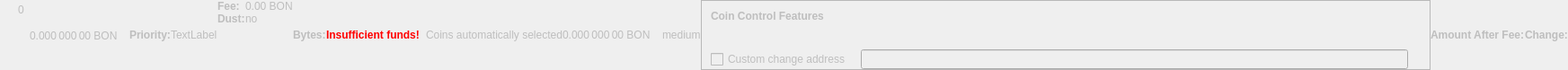
    <widget class="QWidget" name="dummyHideWidget" native="true">
     <property name="enabled">
      <bool>false</bool>
     </property>
     <property name="maximumSize">
      <size>
       <width>100</width>
       <height>22</height>
      </size>
     </property>
     <layout class="QHBoxLayout" name="dummyHideLayout">
      <property name="spacing">
       <number>0</number>
      </property>
      <property name="leftMargin">
       <number>0</number>
      </property>
      <property name="topMargin">
       <number>0</number>
      </property>
      <property name="rightMargin">
       <number>0</number>
      </property>
      <property name="bottomMargin">
       <number>0</number>
      </property>
      <item>
       <layout class="QFormLayout" name="formLayoutCoinControl1">
        <property name="horizontalSpacing">
         <number>10</number>
        </property>
        <property name="verticalSpacing">
         <number>14</number>
        </property>
        <property name="leftMargin">
         <number>10</number>
        </property>
        <property name="topMargin">
         <number>4</number>
        </property>
        <property name="rightMargin">
         <number>6</number>
        </property>
        <item row="0" column="1">
         <widget class="QLabel" name="labelCoinControlBytes">
          <property name="cursor">
           <cursorShape>IBeamCursor</cursorShape>
          </property>
          <property name="contextMenuPolicy">
           <enum>Qt::ActionsContextMenu</enum>
          </property>
          <property name="text">
           <string notr="true">0</string>
          </property>
          <property name="textInteractionFlags">
           <set>Qt::LinksAccessibleByMouse|Qt::TextSelectableByKeyboard|Qt::TextSelectableByMouse</set>
          </property>
         </widget>
        </item>
       </layout>
      </item>
      <item>
       <widget class="QLabel" name="labelCoinControlAfterFee">
        <property name="enabled">
         <bool>false</bool>
        </property>
        <property name="sizePolicy">
         <sizepolicy hsizetype="Fixed" vsizetype="Fixed">
          <horstretch>0</horstretch>
          <verstretch>0</verstretch>
         </sizepolicy>
        </property>
        <property name="minimumSize">
         <size>
          <width>111</width>
          <height>12</height>
         </size>
        </property>
        <property name="maximumSize">
         <size>
          <width>111</width>
          <height>12</height>
         </size>
        </property>
        <property name="cursor">
         <cursorShape>IBeamCursor</cursorShape>
        </property>
        <property name="contextMenuPolicy">
         <enum>Qt::ActionsContextMenu</enum>
        </property>
        <property name="text">
         <string notr="true">0.000 000 00 BON</string>
        </property>
        <property name="textInteractionFlags">
         <set>Qt::LinksAccessibleByMouse|Qt::TextSelectableByKeyboard|Qt::TextSelectableByMouse</set>
        </property>
       </widget>
      </item>
      <item>
       <widget class="QLabel" name="labelCoinControlPriorityText">
        <property name="enabled">
         <bool>false</bool>
        </property>
        <property name="font">
         <font>
          <weight>75</weight>
          <bold>true</bold>
         </font>
        </property>
        <property name="text">
         <string>Priority:</string>
        </property>
       </widget>
      </item>
      <item>
       <layout class="QHBoxLayout" name="horizontalLayout">
        <item>
         <widget class="QLabel" name="WarningLabel">
          <property name="text">
           <string>TextLabel</string>
          </property>
         </widget>
        </item>
       </layout>
      </item>
      <item>
       <layout class="QFormLayout" name="formLayoutCoinControl3">
        <property name="horizontalSpacing">
         <number>0</number>
        </property>
        <property name="verticalSpacing">
         <number>0</number>
        </property>
        <property name="leftMargin">
         <number>0</number>
        </property>
        <property name="topMargin">
         <number>0</number>
        </property>
        <property name="rightMargin">
         <number>0</number>
        </property>
        <item row="0" column="0">
         <widget class="QLabel" name="labelCoinControlFeeText">
          <property name="enabled">
           <bool>false</bool>
          </property>
          <property name="font">
           <font>
            <weight>75</weight>
            <bold>true</bold>
           </font>
          </property>
          <property name="text">
           <string>Fee:</string>
          </property>
          <property name="margin">
           <number>0</number>
          </property>
         </widget>
        </item>
        <item row="0" column="1">
         <widget class="QLabel" name="labelCoinControlFee">
          <property name="enabled">
           <bool>false</bool>
          </property>
          <property name="cursor">
           <cursorShape>IBeamCursor</cursorShape>
          </property>
          <property name="contextMenuPolicy">
           <enum>Qt::ActionsContextMenu</enum>
          </property>
          <property name="text">
           <string notr="true">0.00 BON</string>
          </property>
          <property name="textInteractionFlags">
           <set>Qt::LinksAccessibleByMouse|Qt::TextSelectableByKeyboard|Qt::TextSelectableByMouse</set>
          </property>
         </widget>
        </item>
        <item row="1" column="0">
         <widget class="QLabel" name="labelCoinControlLowOutputText">
          <property name="enabled">
           <bool>false</bool>
          </property>
          <property name="font">
           <font>
            <weight>75</weight>
            <bold>true</bold>
           </font>
          </property>
          <property name="text">
           <string>Dust:</string>
          </property>
         </widget>
        </item>
        <item row="1" column="1">
         <widget class="QLabel" name="labelCoinControlLowOutput">
          <property name="enabled">
           <bool>false</bool>
          </property>
          <property name="cursor">
           <cursorShape>IBeamCursor</cursorShape>
          </property>
          <property name="contextMenuPolicy">
           <enum>Qt::ActionsContextMenu</enum>
          </property>
          <property name="text">
           <string>no</string>
          </property>
          <property name="textInteractionFlags">
           <set>Qt::LinksAccessibleByMouse|Qt::TextSelectableByKeyboard|Qt::TextSelectableByMouse</set>
          </property>
         </widget>
        </item>
       </layout>
      </item>
      <item>
       <widget class="QLabel" name="labelCoinControlBytesText">
        <property name="enabled">
         <bool>false</bool>
        </property>
        <property name="font">
         <font>
          <weight>75</weight>
          <bold>true</bold>
         </font>
        </property>
        <property name="text">
         <string>Bytes:</string>
        </property>
       </widget>
      </item>
      <item>
       <layout class="QFormLayout" name="formLayoutCoinControl2">
        <property name="horizontalSpacing">
         <number>0</number>
        </property>
        <property name="verticalSpacing">
         <number>0</number>
        </property>
        <property name="leftMargin">
         <number>0</number>
        </property>
        <property name="topMargin">
         <number>0</number>
        </property>
        <property name="rightMargin">
         <number>0</number>
        </property>
       </layout>
      </item>
      <item>
       <layout class="QHBoxLayout" name="horizontalLayoutCoinControl2">
        <property name="spacing">
         <number>0</number>
        </property>
        <property name="bottomMargin">
         <number>0</number>
        </property>
       </layout>
      </item>
      <item>
       <widget class="QLabel" name="labelCoinControlInsuffFunds">
        <property name="enabled">
         <bool>false</bool>
        </property>
        <property name="minimumSize">
         <size>
          <width>0</width>
          <height>0</height>
         </size>
        </property>
        <property name="font">
         <font>
          <weight>75</weight>
          <bold>true</bold>
         </font>
        </property>
        <property name="styleSheet">
         <string notr="true">color:red;font-weight:bold;</string>
        </property>
        <property name="text">
         <string>Insufficient funds!</string>
        </property>
        <property name="margin">
         <number>5</number>
        </property>
       </widget>
      </item>
      <item>
       <layout class="QFormLayout" name="formLayoutCoinControl4">
        <property name="horizontalSpacing">
         <number>0</number>
        </property>
        <property name="verticalSpacing">
         <number>0</number>
        </property>
        <property name="leftMargin">
         <number>0</number>
        </property>
        <property name="topMargin">
         <number>0</number>
        </property>
        <property name="rightMargin">
         <number>0</number>
        </property>
       </layout>
      </item>
      <item>
       <widget class="QLabel" name="labelCoinControlChangeLabel">
        <property name="enabled">
         <bool>false</bool>
        </property>
        <property name="sizePolicy">
         <sizepolicy hsizetype="Preferred" vsizetype="Expanding">
          <horstretch>0</horstretch>
          <verstretch>0</verstretch>
         </sizepolicy>
        </property>
        <property name="minimumSize">
         <size>
          <width>0</width>
          <height>0</height>
         </size>
        </property>
        <property name="text">
         <string/>
        </property>
        <property name="margin">
         <number>3</number>
        </property>
       </widget>
      </item>
      <item>
       <widget class="QLabel" name="labelCoinControlAutomaticallySelected">
        <property name="enabled">
         <bool>false</bool>
        </property>
        <property name="sizePolicy">
         <sizepolicy hsizetype="Fixed" vsizetype="Fixed">
          <horstretch>0</horstretch>
          <verstretch>0</verstretch>
         </sizepolicy>
        </property>
        <property name="minimumSize">
         <size>
          <width>0</width>
          <height>0</height>
         </size>
        </property>
        <property name="maximumSize">
         <size>
          <width>240</width>
          <height>16777215</height>
         </size>
        </property>
        <property name="text">
         <string>Coins automatically selected</string>
        </property>
        <property name="margin">
         <number>5</number>
        </property>
       </widget>
      </item>
      <item>
       <widget class="QLabel" name="labelCoinControlChange">
        <property name="enabled">
         <bool>false</bool>
        </property>
        <property name="sizePolicy">
         <sizepolicy hsizetype="Fixed" vsizetype="Fixed">
          <horstretch>0</horstretch>
          <verstretch>0</verstretch>
         </sizepolicy>
        </property>
        <property name="minimumSize">
         <size>
          <width>111</width>
          <height>0</height>
         </size>
        </property>
        <property name="maximumSize">
         <size>
          <width>111</width>
          <height>16777215</height>
         </size>
        </property>
        <property name="cursor">
         <cursorShape>IBeamCursor</cursorShape>
        </property>
        <property name="contextMenuPolicy">
         <enum>Qt::ActionsContextMenu</enum>
        </property>
        <property name="text">
         <string notr="true">0.000 000 00 BON</string>
        </property>
        <property name="textInteractionFlags">
         <set>Qt::LinksAccessibleByMouse|Qt::TextSelectableByKeyboard|Qt::TextSelectableByMouse</set>
        </property>
       </widget>
      </item>
      <item>
       <widget class="QLabel" name="labelCoinControlPriority">
        <property name="enabled">
         <bool>false</bool>
        </property>
        <property name="cursor">
         <cursorShape>IBeamCursor</cursorShape>
        </property>
        <property name="contextMenuPolicy">
         <enum>Qt::ActionsContextMenu</enum>
        </property>
        <property name="text">
         <string>medium</string>
        </property>
        <property name="textInteractionFlags">
         <set>Qt::LinksAccessibleByMouse|Qt::TextSelectableByKeyboard|Qt::TextSelectableByMouse</set>
        </property>
       </widget>
      </item>
      <item>
       <widget class="QFrame" name="frameCoinControl">
        <property name="sizePolicy">
         <sizepolicy hsizetype="Expanding" vsizetype="Expanding">
          <horstretch>0</horstretch>
          <verstretch>0</verstretch>
         </sizepolicy>
        </property>
        <property name="maximumSize">
         <size>
          <width>16777215</width>
          <height>16777215</height>
         </size>
        </property>
        <property name="frameShape">
         <enum>QFrame::StyledPanel</enum>
        </property>
        <property name="frameShadow">
         <enum>QFrame::Sunken</enum>
        </property>
        <layout class="QVBoxLayout" name="verticalLayoutCoinControl2_2">
         <property name="spacing">
          <number>0</number>
         </property>
         <property name="leftMargin">
          <number>0</number>
         </property>
         <property name="topMargin">
          <number>0</number>
         </property>
         <property name="rightMargin">
          <number>0</number>
         </property>
         <property name="bottomMargin">
          <number>0</number>
         </property>
         <item>
          <layout class="QVBoxLayout" name="verticalLayoutCoinControl" stretch="0,0,0,1">
           <property name="spacing">
            <number>0</number>
           </property>
           <property name="leftMargin">
            <number>10</number>
           </property>
           <property name="topMargin">
            <number>10</number>
           </property>
           <item>
            <layout class="QHBoxLayout" name="horizontalLayoutCoinControl1">
             <property name="bottomMargin">
              <number>15</number>
             </property>
             <item>
              <widget class="QLabel" name="labelCoinControlFeatures">
               <property name="enabled">
                <bool>false</bool>
               </property>
               <property name="sizePolicy">
                <sizepolicy hsizetype="Preferred" vsizetype="Maximum">
                 <horstretch>0</horstretch>
                 <verstretch>0</verstretch>
                </sizepolicy>
               </property>
               <property name="font">
                <font>
                 <weight>75</weight>
                 <bold>true</bold>
                </font>
               </property>
               <property name="styleSheet">
                <string notr="true">font-weight:bold;</string>
               </property>
               <property name="text">
                <string>Coin Control Features</string>
               </property>
              </widget>
             </item>
            </layout>
           </item>
           <item>
            <widget class="QWidget" name="widgetCoinControl" native="true">
             <property name="sizePolicy">
              <sizepolicy hsizetype="Preferred" vsizetype="Preferred">
               <horstretch>0</horstretch>
               <verstretch>0</verstretch>
              </sizepolicy>
             </property>
             <property name="minimumSize">
              <size>
               <width>0</width>
               <height>0</height>
              </size>
             </property>
             <property name="styleSheet">
              <string notr="true"/>
             </property>
             <layout class="QHBoxLayout" name="horizontalLayoutCoinControl5_2">
              <property name="leftMargin">
               <number>0</number>
              </property>
              <property name="topMargin">
               <number>0</number>
              </property>
              <property name="rightMargin">
               <number>0</number>
              </property>
              <property name="bottomMargin">
               <number>0</number>
              </property>
              <item>
               <layout class="QHBoxLayout" name="horizontalLayoutCoinControl3">
                <property name="spacing">
                 <number>20</number>
                </property>
                <property name="topMargin">
                 <number>0</number>
                </property>
                <property name="bottomMargin">
                 <number>10</number>
                </property>
               </layout>
              </item>
             </layout>
            </widget>
           </item>
           <item>
            <layout class="QHBoxLayout" name="horizontalLayoutCoinControl4" stretch="0,0,0">
             <property name="spacing">
              <number>12</number>
             </property>
             <property name="sizeConstraint">
              <enum>QLayout::SetDefaultConstraint</enum>
             </property>
             <property name="topMargin">
              <number>5</number>
             </property>
             <property name="rightMargin">
              <number>5</number>
             </property>
             <item>
              <widget class="QCheckBox" name="checkBoxCoinControlChange">
               <property name="enabled">
                <bool>false</bool>
               </property>
               <property name="toolTip">
                <string>If this is activated, but the change address is empty or invalid, change will be sent to a newly generated address.</string>
               </property>
               <property name="text">
                <string>Custom change address</string>
               </property>
              </widget>
             </item>
             <item>
              <widget class="QValidatedLineEdit" name="lineEditCoinControlChange">
               <property name="enabled">
                <bool>false</bool>
               </property>
               <property name="sizePolicy">
                <sizepolicy hsizetype="Expanding" vsizetype="Fixed">
                 <horstretch>0</horstretch>
                 <verstretch>0</verstretch>
                </sizepolicy>
               </property>
              </widget>
             </item>
             <item>
              <widget class="QLabel" name="labelCoinControlChangeLabel_2">
               <property name="sizePolicy">
                <sizepolicy hsizetype="Preferred" vsizetype="Expanding">
                 <horstretch>0</horstretch>
                 <verstretch>0</verstretch>
                </sizepolicy>
               </property>
               <property name="minimumSize">
                <size>
                 <width>0</width>
                 <height>0</height>
                </size>
               </property>
               <property name="text">
                <string/>
               </property>
               <property name="margin">
                <number>3</number>
               </property>
              </widget>
             </item>
            </layout>
           </item>
           <item>
            <spacer name="verticalSpacerCoinControl">
             <property name="orientation">
              <enum>Qt::Vertical</enum>
             </property>
             <property name="sizeHint" stdset="0">
              <size>
               <width>800</width>
               <height>1</height>
              </size>
             </property>
            </spacer>
           </item>
          </layout>
         </item>
        </layout>
       </widget>
      </item>
      <item>
       <widget class="QLabel" name="labelCoinControlAfterFeeText">
        <property name="enabled">
         <bool>false</bool>
        </property>
        <property name="minimumSize">
         <size>
          <width>0</width>
          <height>0</height>
         </size>
        </property>
        <property name="maximumSize">
         <size>
          <width>16777215</width>
          <height>16777215</height>
         </size>
        </property>
        <property name="font">
         <font>
          <weight>75</weight>
          <bold>true</bold>
         </font>
        </property>
        <property name="text">
         <string>Amount After Fee:</string>
        </property>
        <property name="alignment">
         <set>Qt::AlignLeading|Qt::AlignLeft|Qt::AlignVCenter</set>
        </property>
        <property name="margin">
         <number>0</number>
        </property>
       </widget>
      </item>
      <item>
       <widget class="QLabel" name="labelCoinControlChangeText">
        <property name="enabled">
         <bool>false</bool>
        </property>
        <property name="sizePolicy">
         <sizepolicy hsizetype="Preferred" vsizetype="Preferred">
          <horstretch>0</horstretch>
          <verstretch>0</verstretch>
         </sizepolicy>
        </property>
        <property name="minimumSize">
         <size>
          <width>0</width>
          <height>0</height>
         </size>
        </property>
        <property name="maximumSize">
         <size>
          <width>16777215</width>
          <height>16777215</height>
         </size>
        </property>
        <property name="font">
         <font>
          <weight>75</weight>
          <bold>true</bold>
         </font>
        </property>
        <property name="text">
         <string>Change:</string>
        </property>
        <property name="alignment">
         <set>Qt::AlignLeading|Qt::AlignLeft|Qt::AlignVCenter</set>
        </property>
       </widget>
      </item>
     </layout>
    </widget>
